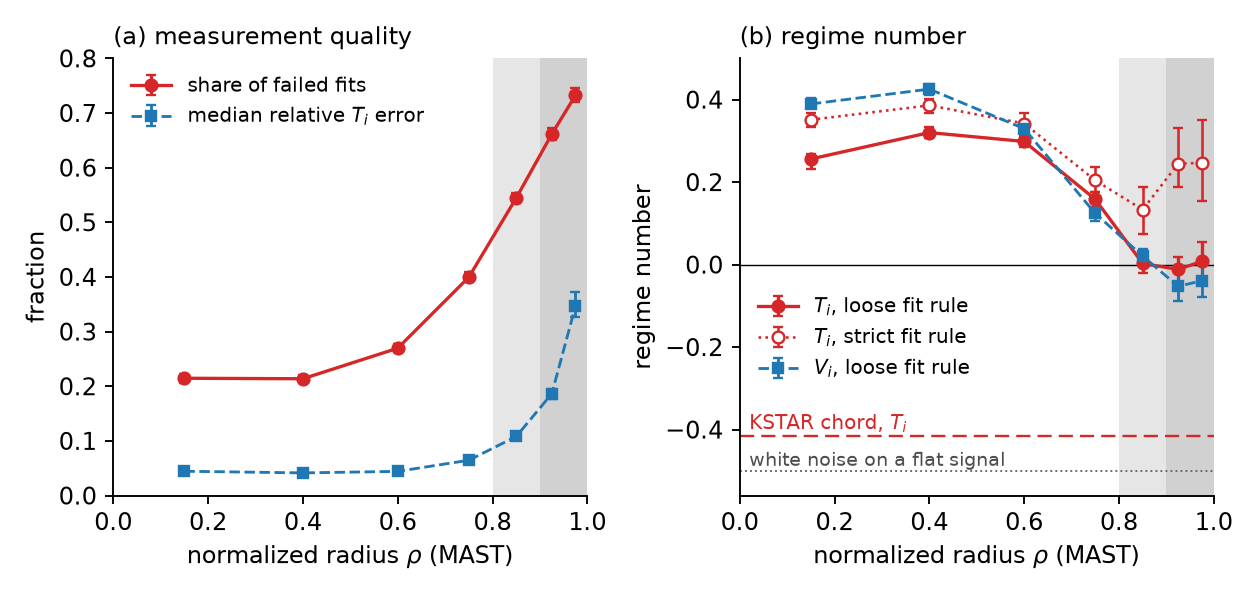

Generate this figure with Python:
"""MAST confirmation set: measurement quality and regime number against normalized radius.

Source: docs/paper/mast_edge.json (3,686 discharges that took no part in forming the
hypothesis) and docs/paper/ppcf/kstar_regime.json (KSTAR reference lines).
Run from the repo root:  py docs/paper/ppcf/fig_edge.py
"""
import json
from pathlib import Path

import matplotlib
matplotlib.use("Agg")
import matplotlib.pyplot as plt
import numpy as np

HERE = Path(__file__).resolve().parent
ROOT = HERE.parents[2]
edge = json.loads((ROOT / "docs" / "paper" / "mast_edge.json").read_text(encoding="utf-8"))
kstar = json.loads((HERE / "kstar_regime.json").read_text(encoding="utf-8"))

BINS = ["0-0.3", "0.3-0.5", "0.5-0.7", "0.7-0.8", "0.8-0.9", "0.9-0.95", "0.95-1"]
X = np.array([0.15, 0.40, 0.60, 0.75, 0.85, 0.925, 0.975])
P = edge["primary"]


def series(getter):
    pts = [getter(b) for b in BINS]
    p = np.array([q["point"] for q in pts])
    lo = np.array([q["lo"] for q in pts])
    hi = np.array([q["hi"] for q in pts])
    return p, p - lo, hi - p


def kstar_value(target):
    for key in ("T_i", "Ti", "CES_TI") if target == "ti" else ("V_rot", "Vrot", "CES_VT"):
        if key in kstar:
            v = kstar[key]
            for name in ("median", "point", "regime_number"):
                if isinstance(v, dict) and name in v:
                    q = v[name]
                    return q["point"] if isinstance(q, dict) else q
    raise SystemExit("FATAL: KSTAR regime number not found in kstar_regime.json")


plt.rcParams.update({"font.size": 10, "axes.spines.top": False, "axes.spines.right": False})
fig, (a, b) = plt.subplots(1, 2, figsize=(7.4, 3.5))

for ax in (a, b):
    ax.axvspan(0.8, 0.9, color="0.90", lw=0)
    ax.axvspan(0.9, 1.0, color="0.82", lw=0)
    ax.set_xlim(0, 1.0)
    ax.set_xlabel(r"normalized radius $\rho$ (MAST)")

p, lo, hi = series(lambda k: P["pre_rule"]["bins"][k]["fail_share_0p1"])
a.errorbar(X, p, yerr=[lo, hi], fmt="o-", color="#d62728", ms=5, lw=1.4, capsize=2,
           label="share of failed fits")
p, lo, hi = series(lambda k: P["pre_rule"]["bins"][k]["median_rel_Ti_error"])
a.errorbar(X, p, yerr=[lo, hi], fmt="s--", color="#1f77b4", ms=4.5, lw=1.2, capsize=2,
           label=r"median relative $T_i$ error")
a.set_ylabel("fraction")
a.set_ylim(0, 0.8)
a.legend(frameon=False, fontsize=8.5, loc="upper left")
a.set_title("(a) measurement quality", loc="left", fontsize=10)

p, lo, hi = series(lambda k: P["cells"]["T_i|W"]["bins"][k]["regime_number"])
b.errorbar(X, p, yerr=[lo, hi], fmt="o-", color="#d62728", ms=5, lw=1.4, capsize=2,
           label=r"$T_i$, loose fit rule")
p, lo, hi = series(lambda k: P["cells"]["T_i|G"]["bins"][k]["regime_number"])
b.errorbar(X, p, yerr=[lo, hi], fmt="o:", color="#d62728", ms=5, lw=1.1, capsize=2, mfc="white",
           label=r"$T_i$, strict fit rule")
p, lo, hi = series(lambda k: P["cells"]["V_i|W"]["bins"][k]["regime_number"])
b.errorbar(X, p, yerr=[lo, hi], fmt="s--", color="#1f77b4", ms=4.5, lw=1.2, capsize=2,
           label=r"$V_i$, loose fit rule")
b.axhline(0, color="k", lw=0.6)
b.axhline(kstar_value("ti"), color="#d62728", lw=1.0, ls=(0, (6, 3)))
b.text(0.02, kstar_value("ti") + 0.015, r"KSTAR chord, $T_i$", color="#d62728", fontsize=8.5)
b.axhline(-0.5, color="0.4", lw=0.8, ls=":")
b.text(0.02, -0.5 + 0.012, "white noise on a flat signal", color="0.3", fontsize=8)
b.set_ylabel("regime number")
b.set_ylim(-0.56, 0.5)
b.legend(frameon=False, fontsize=8.5, loc="center left", bbox_to_anchor=(0.0, 0.36))
b.set_title("(b) regime number", loc="left", fontsize=10)

fig.tight_layout()
fig.savefig(HERE / "fig_edge.pdf")
fig.savefig(HERE / "fig_edge.png", dpi=170)
print("wrote fig_edge.pdf / .png")
